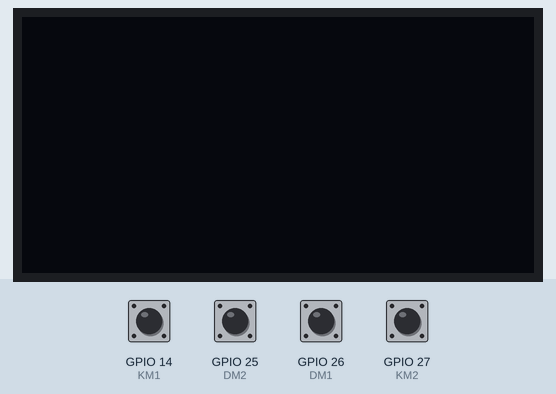
Recording of a sketch running on a simulated ESP32. Shown: 128×64 one-colour display. The test bench sets the inputs (shaded band); at power-on: GPIO 14 (KM1), GPIO 25 (DM2), GPIO 26 (DM1), GPIO 27 (KM2) HIGH. The display library's start-up logo is not drawn.

Above: at 2.2 s.
2.3 s: GPIO 14 (KM1) pulled LOW for 0.15 s
At 2.41 s:
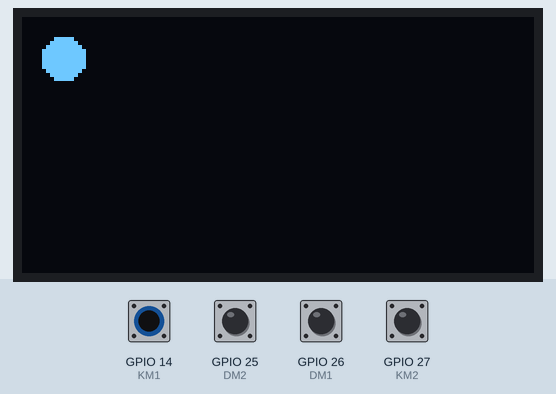
3.9 s: GPIO 25 (DM2) pulled LOW for 0.15 s
At 4.0 s:
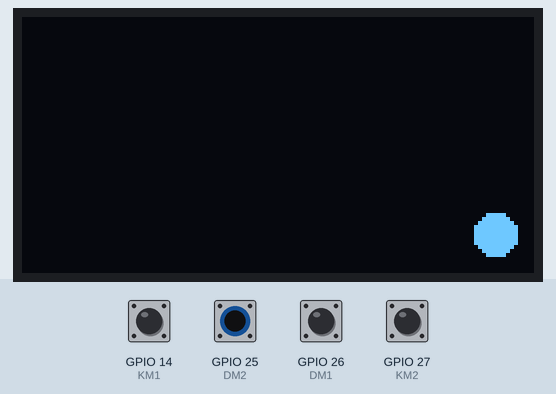
5.5 s: GPIO 26 (DM1) pulled LOW for 0.15 s
At 5.62 s:
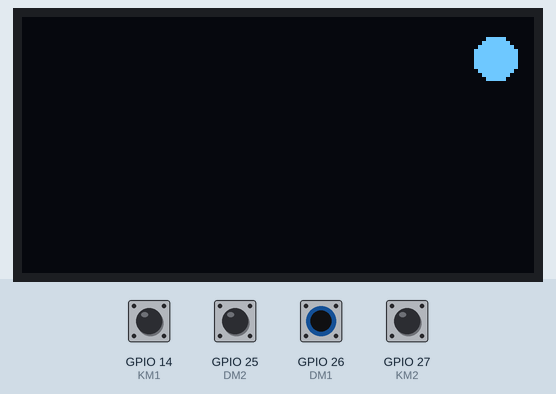
7.1 s: GPIO 27 (KM2) pulled LOW for 0.15 s
At 7.21 s:
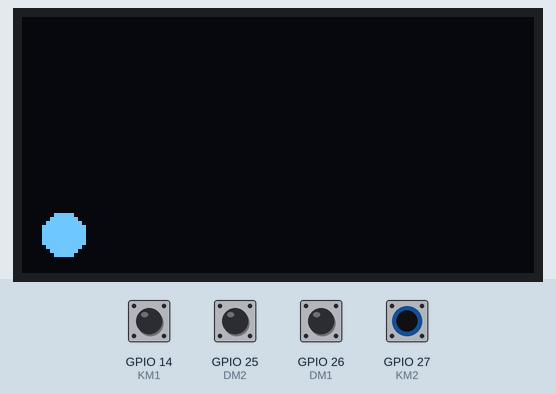
Timing chart, 0 to 9.7 s (numbered marks = the images above; inputs shaded):
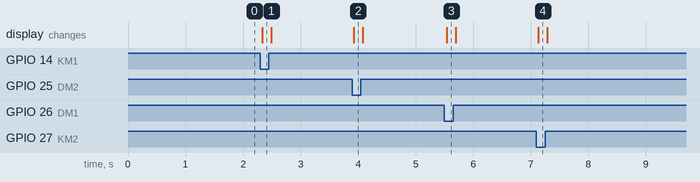

Measured:
- after the input at 2.3 s, the display: changes at once (image 1)
- after the input at 3.9 s, the display: changes at once (image 2)
- after the input at 5.5 s, the display: changes at once (image 3)
- after the input at 7.1 s, the display: changes at once (image 4)

The sketch:

oled_ssd1306_128x64_game_button_test.ino
```cpp
#include <SPI.h>
#include <Wire.h>
#include <Adafruit_GFX.h>
#include <Adafruit_SSD1306.h>

#define SCREEN_WIDTH 128 // OLED display width, in pixels
#define SCREEN_HEIGHT 64 // OLED display height, in pixels

// Declaration for an SSD1306 display connected to I2C (SDA, SCL pins)
// The pins for I2C are defined by the Wire-library.
// On an arduino UNO:       A4(SDA), A5(SCL)
// On an arduino MEGA 2560: 20(SDA), 21(SCL)
// On an arduino LEONARDO:   2(SDA),  3(SCL)
// On ESP32 Node MCU:   21(SDA),  22(SCL), ...
// On ESP8266 Node MCU:   4(SDA),  5(SCL), ...
#define OLED_RESET     -1 // Reset pin # (or -1 if sharing Arduino reset pin)
#define SCREEN_ADDRESS 0x3C ///< get adddress using I2C scanner
Adafruit_SSD1306 display(SCREEN_WIDTH, SCREEN_HEIGHT, &Wire, OLED_RESET);

#define KM1 14
#define KM2 27
#define DM1 26
#define DM2 25

#define R 5    // apksritimo spindulys
#define GAP 10 // atstumas nuo krašto

int km1, km2, dm1, dm2 ;

void setup() {
  pinMode (KM1, INPUT_PULLUP) ;
  pinMode (DM1, INPUT_PULLUP) ;
  pinMode (KM2, INPUT_PULLUP) ;
  pinMode (DM2, INPUT_PULLUP) ;

  // SSD1306_SWITCHCAPVCC = generate display voltage from 3.3V internally
  if(!display.begin(SSD1306_SWITCHCAPVCC, SCREEN_ADDRESS)) {
    Serial.println(F("SSD1306 allocation failed"));
    for(;;); // Don't proceed, loop forever
  }

  // Show initial display buffer contents on the screen --
  // the library initializes this with an Adafruit splash screen.
  display.display();
  delay(1000); // Pause for 1 seconds
  display.clearDisplay();
  display.display();
}

void loop() {
   // tikrinam ar mygtukai paspausti
   km1 = digitalRead (KM1) ;
   km2 = digitalRead (KM2) ;
   dm1 = digitalRead (DM1) ;
   dm2 = digitalRead (DM2) ;
   if (km1 == LOW)
     display.fillCircle(GAP, GAP, R, WHITE) ;
   else
     display.fillCircle(GAP, GAP, R, BLACK) ;

   if (km2 == LOW)
     display.fillCircle(GAP, SCREEN_HEIGHT-GAP, R, WHITE) ;
   else
     display.fillCircle(GAP, SCREEN_HEIGHT-GAP, R, BLACK) ;

   if (dm1 == LOW)
     display.fillCircle(SCREEN_WIDTH-GAP, GAP, R, WHITE) ;
   else
     display.fillCircle(SCREEN_WIDTH-GAP, GAP, R, BLACK) ;

   if (dm2 == LOW)
     display.fillCircle(SCREEN_WIDTH-GAP, SCREEN_HEIGHT-GAP, R, WHITE) ;
   else
     display.fillCircle(SCREEN_WIDTH-GAP, SCREEN_HEIGHT-GAP, R, BLACK) ;

   display.display();
}
```
